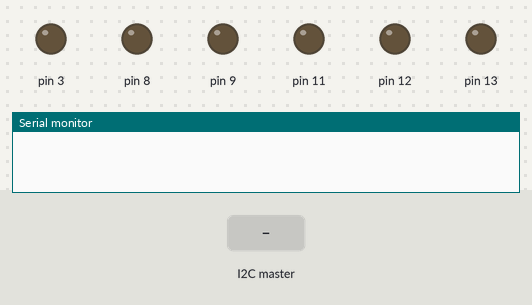
Recording of a sketch running on a simulated Arduino Uno, built with avr-gcc and run on an emulated ATmega328P. Parts: output pins drawn as LEDs (lit = HIGH), the last lines printed to the serial monitor. Inputs (shaded band) come from the test bench.

Above: at 1.2 s.
1.3 s: the I2C master sends the byte 1
At 2.2 s:
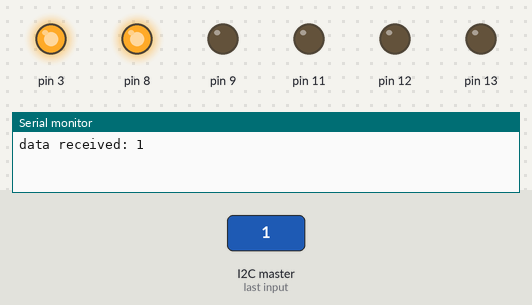
2.8 s: the I2C master sends the byte 0
At 3.3 s:
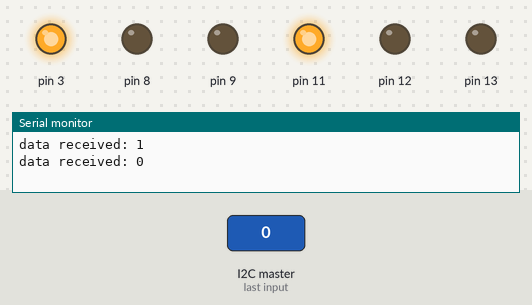
4.3 s: the I2C master sends the byte 2
At 5.5 s:
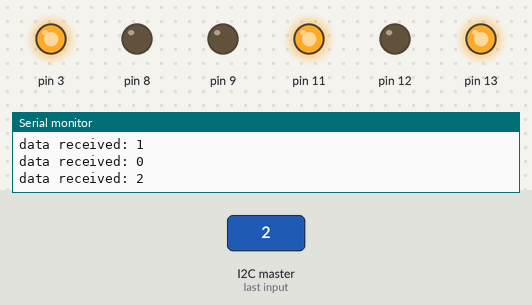
5.8 s: the I2C master sends the byte 90
At 6.8 s:
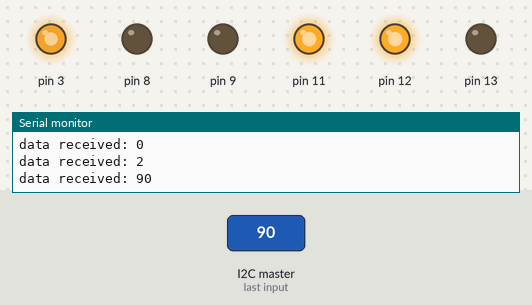
7.3 s: the I2C master sends the byte 200
At 8.0 s:
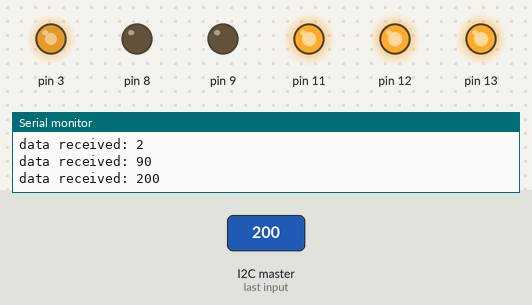
8.8 s: the I2C master sends the byte 1
At 9.1 s:
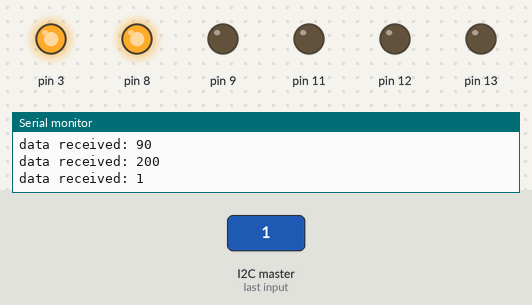
Timing chart, 0 to 11.3 s (numbered marks = the images above; inputs shaded):
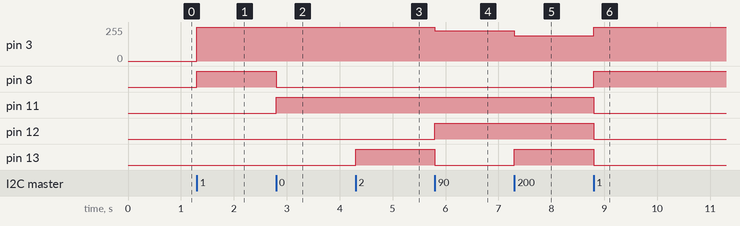

Measured:
- after the input at 1.3 s, pin 3: 0/255 → 255/255 at once; pin 8: LOW → HIGH at once
- after the input at 2.8 s, pin 8: HIGH → LOW at once; pin 11: LOW → HIGH at once
- after the input at 4.3 s, pin 13: LOW → HIGH at once
- after the input at 5.8 s, pin 3: 255/255 → 227/255 at once; pin 12: LOW → HIGH at once; pin 13: HIGH → LOW at once
- after the input at 7.3 s, pin 3: 227/255 → 191/255 at once; pin 13: LOW → HIGH at once
- after the input at 8.8 s, pin 3: 191/255 → 255/255 at once; pin 8: LOW → HIGH at once; pin 11–13: HIGH → LOW at once

The sketch:

i2c_motor.ino
```cpp
// Controls the motors of TOHKATSU over i2c

#include <Wire.h>
#define SLAVE_ADDRESS 0x04

const int pwmA = 3;
const int brakeA = 9;
const int dirA = 12;
const int pwmB = 11;
const int brakeB = 8;
const int dirB = 13;

// http://arduino.cc/en/Hacking/LibraryTutorial
class DC_motor{

  int _pwm_pin;
  int _brake_pin;
  int _dir_pin;

  public:
    DC_motor(int brake_pin, int dir_pin, int pwm_pin){
      _brake_pin = brake_pin;
      _dir_pin = dir_pin;
      _pwm_pin = pwm_pin;
    }

    void setup(){
      pinMode(_dir_pin, OUTPUT);
      pinMode(_brake_pin, OUTPUT);
    }

    // speed_ is between -1 and 1 inclusive
    void set_speed(float speed_){
      int speed_9bit = int(speed_ * 255);
      digitalWrite(_brake_pin, speed_9bit==0 ? HIGH : LOW);
      digitalWrite(_dir_pin, speed_9bit > 0 ? HIGH : LOW);
      analogWrite(_pwm_pin, abs(speed_9bit));
    }
};

DC_motor motorA(brakeA, dirA, pwmA);
DC_motor motorB(brakeB, dirB, pwmB);

void setup() {

  Serial.begin(9600);
  motorA.setup();
  motorB.setup();

    // initialize i2c as slave
    Wire.begin(SLAVE_ADDRESS);

    // define callbacks for i2c communication
    Wire.onReceive(receiveData);
}

void loop(){

  delay(100);
}

/*
Callback for received data
-----------------------------
number read is expected to be in interval [0, 8]
The more significant digit is for the left motor
The less significant digit is for the right motor
0: reverse
1: stop
2: forward
e.g. 20 base 3 (or 6 in base 10) means reverse left motor and
forward right motor
    */
void receiveData(int byteCount){

    while(Wire.available()) {

        // Get digits (in interval [0, 3]) for left and right motor
        int number = Wire.read();
        int left_digit = number / 3;
        int right_digit = number % 3;

        // Set motor speeds
        motorA.set_speed(left_digit - 1);
        motorB.set_speed(right_digit - 1);
        Serial.print("data received: ");
        Serial.println(number);
    }
}
```
